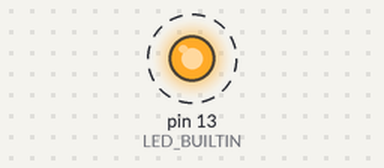
Simulated run of this sketch. Board: Arduino Uno, built with avr-gcc and run on an emulated ATmega328P. Parts: output pins drawn as LEDs (lit = HIGH). Dashed ring = blinking.

Above: at 0.5 s.
Timing chart, 0 to 4.6 s (numbered marks = the images above):
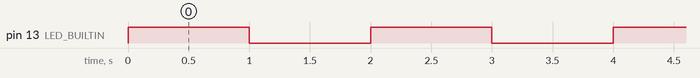

Measured:
- by itself, pin 13 (LED_BUILTIN): alternates HIGH for 1.0 s and LOW for 1.0 s

The sketch:

testLowPowerSleep.ino
```cpp
// low power blink
#include <Adafruit_SleepyDog.h>

void setup() {
  pinMode(LED_BUILTIN, OUTPUT);
}

int x = 0;
void loop() {
  x = !x;
  digitalWrite(LED_BUILTIN, x);
  int sleepMS = Watchdog.sleep(1000);
}
```
